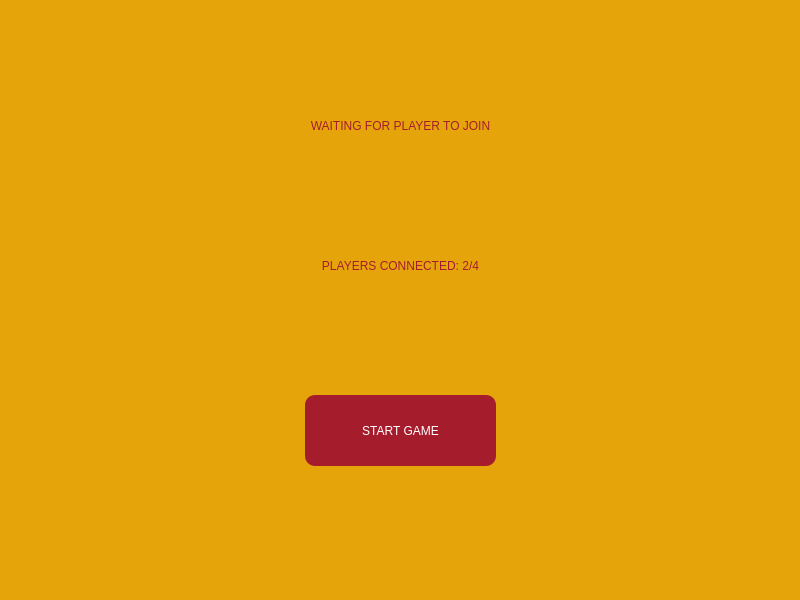
<?xml version="1.0" encoding="UTF-8"?>
<ui version="4.0">
 <class>hostWaitingPage</class>
 <widget class="QWidget" name="hostWaitingPage">
  <property name="geometry">
   <rect>
    <x>0</x>
    <y>0</y>
    <width>800</width>
    <height>600</height>
   </rect>
  </property>
  <property name="windowTitle">
   <string>hostwaitingpage</string>
  </property>
  <property name="styleSheet">
   <string notr="true">background-color: rgb(229, 165, 10)</string>
  </property>
  <widget class="QPushButton" name="pushButton">
   <property name="geometry">
    <rect>
     <x>300</x>
     <y>390</y>
     <width>201</width>
     <height>81</height>
    </rect>
   </property>
   <property name="styleSheet">
    <string notr="true">color: white;
background-color: rgb(165, 29, 45);
padding: 10px;
Border-radius: 10px;
margin: 5px;</string>
   </property>
   <property name="text">
    <string>START GAME</string>
   </property>
  </widget>
  <widget class="QLabel" name="label">
   <property name="geometry">
    <rect>
     <x>0</x>
     <y>60</y>
     <width>801</width>
     <height>131</height>
    </rect>
   </property>
   <property name="styleSheet">
    <string notr="true">color: rgb(165, 29, 45);
</string>
   </property>
   <property name="text">
    <string>WAITING FOR PLAYER TO JOIN</string>
   </property>
   <property name="textFormat">
    <enum>Qt::AutoText</enum>
   </property>
   <property name="alignment">
    <set>Qt::AlignCenter</set>
   </property>
  </widget>
  <widget class="QLabel" name="label_2">
   <property name="geometry">
    <rect>
     <x>0</x>
     <y>200</y>
     <width>801</width>
     <height>131</height>
    </rect>
   </property>
   <property name="styleSheet">
    <string notr="true">color:  rgb(165, 29, 45);</string>
   </property>
   <property name="text">
    <string>PLAYERS CONNECTED: 2/4</string>
   </property>
   <property name="alignment">
    <set>Qt::AlignCenter</set>
   </property>
  </widget>
 </widget>
 <resources/>
 <connections/>
</ui>
